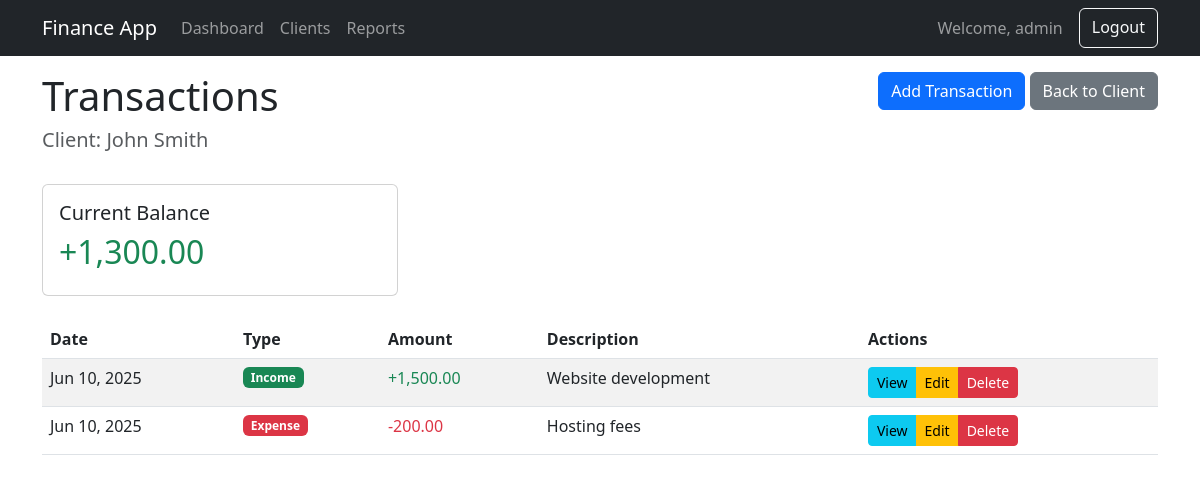
Page /testv1thinkhug/public/clients/1/transactions (signed in) on the committed database.
### tables this page shows
CREATE TABLE IF NOT EXISTS clients (
    id INT UNSIGNED AUTO_INCREMENT PRIMARY KEY,
    name VARCHAR(100) NOT NULL,
    email VARCHAR(100),
    phone VARCHAR(20),
    address TEXT,
    notes TEXT,
    created_at TIMESTAMP DEFAULT CURRENT_TIMESTAMP,
    updated_at TIMESTAMP DEFAULT CURRENT_TIMESTAMP ON UPDATE CURRENT_TIMESTAMP
);

CREATE TABLE IF NOT EXISTS transactions (
    id INT UNSIGNED AUTO_INCREMENT PRIMARY KEY,
    client_id INT UNSIGNED NOT NULL,
    type ENUM('income', 'expense') NOT NULL,
    amount DECIMAL(10, 2) NOT NULL,
    date DATE NOT NULL,
    description TEXT,
    created_at TIMESTAMP DEFAULT CURRENT_TIMESTAMP,
    updated_at TIMESTAMP DEFAULT CURRENT_TIMESTAMP ON UPDATE CURRENT_TIMESTAMP,
    FOREIGN KEY (client_id) REFERENCES clients(id) ON DELETE CASCADE
);

### App/Core/helpers.php (called while the page is built, shortened)
<?php
if (!function_exists('view')) {
    function view($view, $data = [])
    {
        extract($data);
        $viewPath = APP_ROOT . "/App/Views/$view.php";
        include $viewPath;
        $content = ob_get_clean();
        return $content;
    }
}
if (!function_exists('url')) {
    function url($path = '')
    {
        $path = ltrim($path, '/');
        $baseUrl = getenv('APP_URL') ?: '/testv1thinkhug';
        return rtrim($baseUrl, '/') . '/' . $path;
    }
}

### App/Core/Controller.php (called while the page is built, shortened)
<?php
abstract class Controller
{
    protected $response;
    public function __construct()
    {
        $app = Application::getInstance();
        $this->response = $app->getResponse();
        $this->container = $app->getContainer();
    }
    protected function render($view, $data = [])
    {
        $content = view($view, $data);
        $this->response->setContent($content);
        return $this->response->send();
    }
}

### App/Controllers/TransactionController.php (called while the page is built, shortened)
<?php
class TransactionController extends Controller
{
    private $transactionService;
    private $clientService;
    public function __construct()
    {
        $this->transactionService = new TransactionService(
            new TransactionRepository($this->container->get('db')),
            new ClientRepository($this->container->get('db'))
        );
        $this->clientService = new ClientService(
            new ClientRepository($this->container->get('db'))
        );
    }
    public function index($clientId)
    {
        try {
            $client = $this->clientService->getClientById($clientId);
            $transactions = $this->transactionService->getClientTransactions($clientId);
            $balance = $this->transactionService->getClientBalance($clientId);
            return $this->render('transactions/index', [
                'title' => 'Transactions for ' . $client->name,
                'client' => $client,
                'transactions' => $transactions,
                'balance' => $balance
            ]);
        } catch (\Exception $e) {
            flash('error', $e->getMessage());
            return $this->redirect(url('clients'));
        }
    }
}

### App/Core/Application.php (called while the page is built, shortened)
<?php
class Application
{
    private static $instance;
    private $router;
    private $container;
    public function __construct()
    {
        self::$instance = $this;
        $this->request = new Request();
        $this->response = new Response();
        $this->router = new Router($this->request, $this->response);
        $this->container = new ServiceContainer();
    }
    public static function getInstance()
    {
        if (self::$instance === null) {
            self::$instance = new self();
        }
        return self::$instance;
    }
    public function getContainer()
    {
        return $this->container;
    }
    private function registerServices()
    {
        $this->container->register('db', function() {
            return new Database();
        });
    }
    public function run()
    {
        $this->router->resolve();
    }
}

### public/index.php (called while the page is built, shortened)
<?php
try {
    require_once APP_ROOT . '/App/Core/bootstrap.php';
    $app = \App\Core\Application::getInstance();
    $app->run();
} catch (\Exception $e) {
    echo '<div style="background: #f8d7da; color: #721c24; padding: 15px; margin: 10px; border-radius: 5px;">';
    echo '<h2>Application Error</h2>';
    echo '<p><strong>Message:</strong> ' . $e->getMessage() . '</p>';
    echo '<p><strong>File:</strong> ' . $e->getFile() . '</p>';
    echo '<p><strong>Line:</strong> ' . $e->getLine() . '</p>';
    echo '<h3>Stack Trace:</h3>';
    echo '<pre>' . $e->getTraceAsString() . '</pre>';
    echo '</div>';
}

### App/Services/TransactionService.php (called while the page is built, shortened)
<?php
class TransactionService
{
    private $transactionRepository;
    private $clientRepository;
    public function __construct(
        TransactionRepositoryInterface $transactionRepository,
        ClientRepositoryInterface $clientRepository
    ) {
        $this->transactionRepository = $transactionRepository;
        $this->clientRepository = $clientRepository;
    }
    public function getClientTransactions($clientId)
    {
        $client = $this->clientRepository->findById($clientId);
        return $this->transactionRepository->findByClientId($clientId);
    }
    public function getClientBalance($clientId)
    {
        $client = $this->clientRepository->findById($clientId);
        return $this->transactionRepository->getClientBalance($clientId);
    }
}

### App/Repositories/ClientRepository.php (called while the page is built, shortened)
<?php
class ClientRepository implements ClientRepositoryInterface
{
    private $db;
    private $mapper;
    public function __construct(Database $db)
    {
        $this->db = $db;
        $this->mapper = new ClientMapper();
    }
    public function findById($id)
    {
        $row = $this->db->fetch("SELECT * FROM clients WHERE id = ?", [$id]);
        return $this->mapper->toModel($row);
    }
}

### App/Core/Database.php (called while the page is built, shortened)
<?php
class Database
{
    private $connection;
    public function __construct()
    {
        $host = getenv('DB_HOST') ?: 'localhost';
        $port = getenv('DB_PORT') ?: '3306';
        $database = getenv('DB_DATABASE') ?: 'finance_app';
        $username = getenv('DB_USERNAME') ?: 'root';
        $password = getenv('DB_PASSWORD') ?: '';
        try {
            $this->connection = new \PDO(
                "mysql:host=$host;port=$port;dbname=$database",
                $username,
                $password,
                [
                    \PDO::ATTR_ERRMODE => \PDO::ERRMODE_EXCEPTION,
                    \PDO::ATTR_DEFAULT_FETCH_MODE => \PDO::FETCH_ASSOC,
                    \PDO::ATTR_EMULATE_PREPARES => false,
                ]
            );
        } catch (\PDOException $e) {
            throw new \Exception("Database connection failed: " . $e->getMessage());
        }
    }
    public function query($sql, $params = [])
    {
        $statement = $this->connection->prepare($sql);
        $statement->execute($params);
        return $statement;
    }
    public function fetch($sql, $params = [])
    {
        $statement = $this->query($sql, $params);
        return $statement->fetch();
    }
    public function fetchAll($sql, $params = [])
    {
        $statement = $this->query($sql, $params);
        return $statement->fetchAll();
    }
}

### App/Core/bootstrap.php (called while the page is built, shortened)
<?php
spl_autoload_register(function ($class) {
    $prefix = 'App\\';
    $base_dir = APP_ROOT . '/App/';
    $len = strlen($prefix);
    $relative_class = substr($class, $len);
    $file = $base_dir . str_replace('\\', '/', $relative_class) . '.php';
});
require_once APP_ROOT . '/App/Core/helpers.php';

### App/Mappers/ClientMapper.php (called while the page is built, shortened)
<?php
class ClientMapper
{
    public function toModel(array $data)
    {
        return new Client($data);
    }
}

### App/Models/Model.php (called while the page is built, shortened)
<?php
abstract class Model
{
    protected $attributes = [];
    public function fill(array $attributes)
    {
        foreach ($attributes as $key => $value) {
            $this->attributes[$key] = $value;
        }
    }
    public function __get($name)
    {
        return $this->attributes[$name] ?? null;
    }
    public function __isset($name)
    {
        return isset($this->attributes[$name]);
    }
}

### App/Repositories/TransactionRepository.php (called while the page is built, shortened)
<?php
class TransactionRepository implements TransactionRepositoryInterface
{
    private $db;
    private $mapper;
    public function __construct(Database $db)
    {
        $this->db = $db;
        $this->mapper = new TransactionMapper();
    }
    public function findByClientId($clientId)
    {
        $rows = $this->db->fetchAll(
            "SELECT * FROM transactions WHERE client_id = ? ORDER BY date DESC",
            [$clientId]
        );
        return array_map([$this->mapper, 'toModel'], $rows);
    }
    public function getClientBalance($clientId)
    {
        $result = $this->db->fetch(
            "SELECT
                SUM(CASE WHEN type = 'income' THEN amount ELSE 0 END) as income,
                SUM(CASE WHEN type = 'expense' THEN amount ELSE 0 END) as expenses
            FROM transactions
            WHERE client_id = ?",
            [$clientId]
        );
        $income = (float) ($result['income'] ?? 0);
        $expenses = (float) ($result['expenses'] ?? 0);
        return $income - $expenses;
    }
}

### App/Mappers/TransactionMapper.php (called while the page is built, shortened)
<?php
class TransactionMapper
{
    public function toModel(array $data)
    {
        return new Transaction($data);
    }
}

### App/Models/Transaction.php (called while the page is built, shortened)
<?php
class Transaction extends Model
{
    public function isIncome()
    {
        return $this->type === self::TYPE_INCOME;
    }
    public function getFormattedAmount()
    {
        $prefix = $this->isIncome() ? '+' : '-';
        return $prefix . number_format($this->amount, 2);
    }
    public function getFormattedDate()
    {
        return date('M j, Y', strtotime($this->date));
    }
}

### App/Core/Request.php (called while the page is built, shortened)
<?php
class Request
{
    public function getPath()
    {
        $path = $_SERVER['REQUEST_URI'] ?? '/';
        $position = strpos($path, '?');
        $projectRoot = '/testv1thinkhug';
        $publicDir = '/public';
        if (strpos($path, $projectRoot) === 0) {
            $path = substr($path, strlen($projectRoot));
        }
        if (strpos($path, $publicDir) === 0) {
            $path = substr($path, strlen($publicDir));
        }
        $path = preg_replace('#/+#', '/', $path);
        return $path;
    }
    public function getMethod()
    {
        return $_SERVER['REQUEST_METHOD'];
    }
}

### App/Views/transactions/index.php (the view, shortened to what this page needs)
<div class="row mb-4">
    <div class="col-md-6">
        <h1>Transactions</h1>
        <h5 class="text-muted">Client: <?= htmlspecialchars($client->name) ?></h5>
    </div>
    <div class="col-md-6 text-end">
        <button type="button" class="btn btn-primary" data-bs-toggle="modal" data-bs-target="#addTransactionModal">
            Add Transaction
        </button>
        <a href="<?= url('clients/' . $client->id) ?>" class="btn btn-secondary">Back to Client</a>
    </div>
</div>
<div class="row mb-4">
    <div class="col-md-4">
        <div class="card">
            <div class="card-body">
                <h5 class="card-title">Current Balance</h5>
                <h2 class="<?= $balance >= 0 ? 'text-success' : 'text-danger' ?>">
                    <?= $balance >= 0 ? '+' : '' ?><?= number_format($balance, 2) ?>
                </h2>
            </div>
        </div>
    </div>
</div>
<?php if (empty($transactions)): ?>
    <div class="alert alert-info">
        No transactions have been recorded for this client yet.
    </div>
<?php else: ?>
    <div class="table-responsive">
        <table class="table table-striped table-hover">
            <thead>
                <tr>
                    <th>Date</th>
                    <th>Type</th>
                    <th>Amount</th>
                    <th>Description</th>
                    <th>Actions</th>
                </tr>
            </thead>
            <tbody>
                <?php foreach ($transactions as $transaction): ?>
                <tr>
                    <td><?= $transaction->getFormattedDate() ?></td>
                    <td>
                        <span class="badge <?= $transaction->isIncome() ? 'bg-success' : 'bg-danger' ?>">
                            <?= ucfirst($transaction->type) ?>
                        </span>
                    </td>
                    <td class="<?= $transaction->isIncome() ? 'text-success' : 'text-danger' ?>">
                        <?= $transaction->getFormattedAmount() ?>
                    </td>
                    <td><?= htmlspecialchars($transaction->description ?? 'N/A') ?></td>
                    <td>
                        <div class="btn-group">
                            <button type="button" class="btn btn-sm btn-info" data-bs-toggle="modal" data-bs-target="#viewTransactionModal<?= $transaction->id ?>">View</button>
                            <button type="button" class="btn btn-sm btn-warning" data-bs-toggle="modal" data-bs-target="#editTransactionModal<?= $transaction->id ?>">Edit</button>
                            <button type="button" class="btn btn-sm btn-danger" data-bs-toggle="modal" data-bs-target="#deleteTransactionModal<?= $transaction->id ?>">Delete</button>
                        </div>
                    </td>
                </tr>
                <?php endforeach; ?>
            </tbody>
        </table>
    </div>
<?php endif; ?>
<?php
include APP_ROOT . '/App/Views/layouts/main.php';
?>

### App/Core/Router.php (shortened to what this page needs)
<?php
class Router
{
    private $routes = [
        'GET' => [],
        'POST' => []
    ];
    private $request;
    private $response;
    public function __construct(Request $request, Response $response)
    {
        $this->request = $request;
        $this->response = $response;
    }
    public function get($path, $callback)
    {
        $path = $this->normalizePath($path);
        $this->routes['GET'][$path] = $callback;
        return $this;
    }
    public function post($path, $callback)
    {
        $path = $this->normalizePath($path);
        $this->routes['POST'][$path] = $callback;
        return $this;
    }
    private function normalizePath($path)
    {
        return $path;
    }
    public function resolve()
    {
        $method = $this->request->getMethod();
        $path = $this->request->getPath();
        $path = $this->normalizePath($path);
        foreach ($this->routes[$method] as $route => $callback) {
            $pattern = preg_replace('/{([a-zA-Z0-9_]+)}/', '([^/]+)', $route);
            $pattern = "#^$pattern$#";
            if (preg_match($pattern, $path, $matches)) {
                array_shift($matches);
                return $this->executeCallback($callback, $matches);
            }
        }
        $this->response->setStatusCode(404);
        return $this->response->setContent('404 Page Not Found');
    }
    private function executeCallback($callback, $params = [])
    {
        if (is_string($callback)) {
            list($controller, $method) = explode('@', $callback);
            $controllerInstance = new $controller();
            return call_user_func_array([$controllerInstance, $method], $params);
        }
        return call_user_func_array($callback, $params);
    }
}

### App/Views/layouts/main.php (style rules this page uses)
body { padding-top: 4.5rem; }

### rows in the picture
clients: name "John Smith"
transactions: date "Jun 10, 2025", type "Income", $transaction->getFormattedAmount() "+1,500.00", description "Website development"
transactions: date "Jun 10, 2025", type "Expense", $transaction->getFormattedAmount() "-200.00", description "Hosting fees"

### other values in the picture
$balance "1,300.00"
